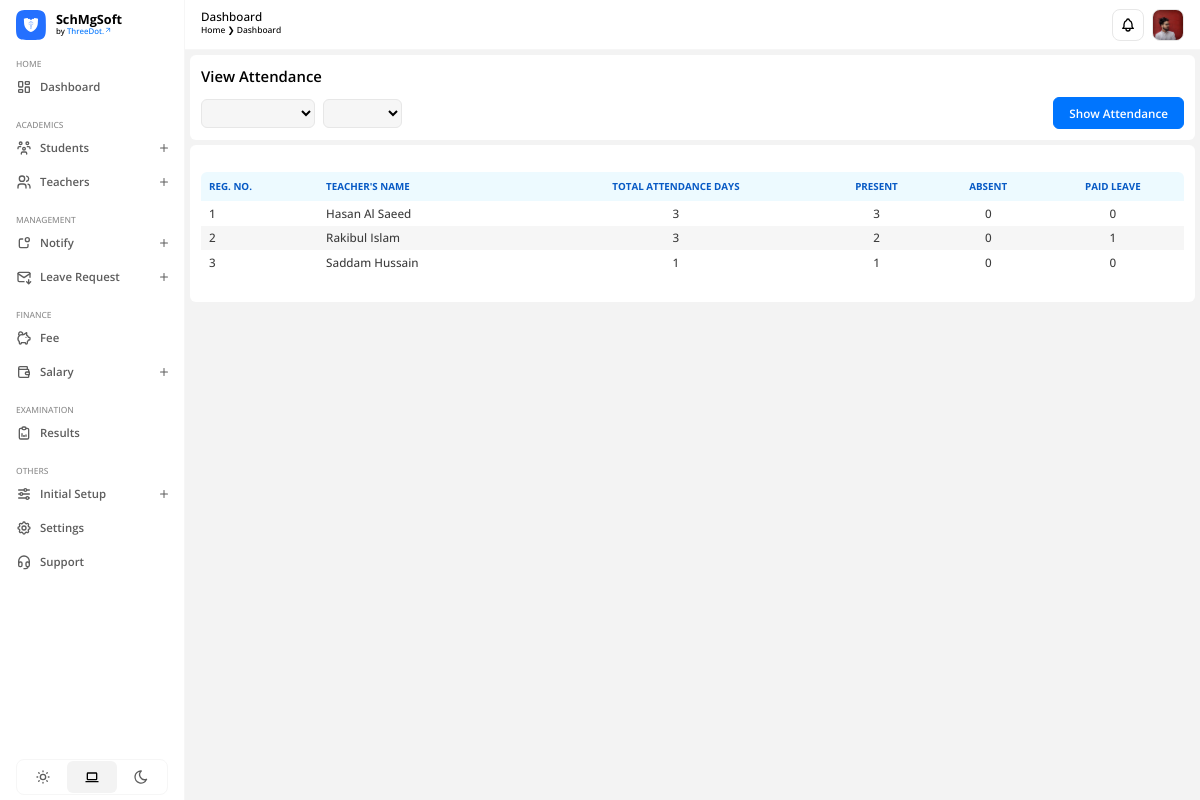
The page /academics/teachers/attendance/view (signed in) on the database its author committed.
### apps/users/models.py (models this page shows)
class CustomUser(AbstractUser):
    USER = (
        (1, 'ADMIN'),
        (2, 'TEACHER'),
        (3, 'STUDENT')
    )
    user_type = models.CharField(choices=USER, max_length=20, default=1)
    profile_pic = models.ImageField(upload_to='profile_pic/', null=True, blank=True)
    city = models.CharField(max_length=200, blank=True)
    country = models.CharField(max_length=200, blank=True)

### apps/academics/models.py (models this page shows, shortened)
class Teacher(models.Model):
    admin = models.OneToOneField(CustomUser, on_delete=models.CASCADE)
    gender = models.CharField(max_length=20)
    dob = models.DateField()
    mobile_number = models.PositiveIntegerField()
    pan_number = models.CharField(max_length=10)
    aadhaar_number = models.PositiveBigIntegerField()
    vill_town = models.CharField(max_length=200)
    post_office = models.CharField(max_length=200)
    police_station = models.CharField(max_length=200)
    district = models.CharField(max_length=200)
    permanent_address = models.CharField(max_length=300)
    state = models.CharField(max_length=200)
    pin = models.PositiveIntegerField()
    tenth_percentage = models.DecimalField(max_digits=4, decimal_places=2)
    twelfth_percentage = models.DecimalField(max_digits=4, decimal_places=2)
    qualification = models.CharField(max_length=500)
    bank_name = models.CharField(max_length=350)
    account_number = models.PositiveIntegerField()
    branch_name = models.CharField(max_length=350)
    ifsc = models.CharField(max_length=100)
    teacher_photo = models.ImageField(upload_to='media/profile_pic')
    cv_resume = models.FileField(upload_to='media/teachers/cv')
    created_at = models.DateTimeField(auto_now_add=True)
    updated_at = models.DateTimeField(auto_now=True)

### apps/academics/views.py (the view)
# urls.py: path('teachers/attendance/view', views.teacher_attendance_view, name='attendance-view'),
@login_required(login_url='/')
def teacher_attendance_view(request):
    current_date = datetime.now()
    month = request.GET.get('month', current_date.month)
    year = request.GET.get('year', current_date.year)
    try:
        month = int(month)
        year = int(year)
    except ValueError:
        month = current_date.month
        year = current_date.year
    attendances = TeacherAttendance.objects.filter(date__month=month, date__year=year)
    months = [
        'January', 'February', 'March', 'April', 'May', 'June',
        'July', 'August', 'September', 'October', 'November', 'December'
    ]
    attendance_summary = defaultdict(lambda: {'total_days': 0, 'present_days': 0, 'absent_days': 0, 'paid_leave_days': 0})
    for attendance in attendances:
        teacher_id = attendance.teacher.id
        attendance_summary[teacher_id]['teacher'] = attendance.teacher
        attendance_summary[teacher_id]['total_days'] += 1
        if attendance.attendance_type == 'PRESENT':
            attendance_summary[teacher_id]['present_days'] += 1
        elif attendance.attendance_type == 'ABSENT':
            attendance_summary[teacher_id]['absent_days'] += 1
        elif attendance.attendance_type == 'PAID LEAVE':
            attendance_summary[teacher_id]['paid_leave_days'] += 1
    context = {
        'attendance_summary': attendance_summary.values(),
        'selected_month': month,
        'selected_year': year,
        'months': list(enumerate(months, 1)),  # List of tuples (index, month name) for the template
        'years': range(2000, current_date.year + 1),  # Year range for the template
    }
    return render(request, 'view-attendance.html', context)

### apps/academics/templates/view-attendance.html (shortened to what this page needs)
{% extends "base.html" %}
{% load static %}
{% block htmlhead %}
<link rel="stylesheet" type="text/css" href="{% static 'css/academics/view-attendance.css' %}" />
{% endblock htmlhead %}
{% block content %}
<div class="page-content">
  <div id="view-attendance">
    <h3>View Attendance</h3>
    <form method="get" action="">
      <div class="form-group">
        <select name="month" id="month">
        </select>
        <select name="year" id="year">
        </select>
      </div>
      <button type="submit">Show Attendance</button>
    </form>
  </div>
  <div id="table-container">
    <table>
      <thead>
        <tr>
          <th>REG. NO.</th>
          <th>TEACHER'S NAME</th>
          <th style="text-align: center">TOTAL ATTENDANCE DAYS</th>
          <th style="text-align: center">PRESENT</th>
          <th style="text-align: center">ABSENT</th>
          <th style="text-align: center">PAID LEAVE</th>
        </tr>
      </thead>
      <tbody>
        {% for summary in attendance_summary %}
        <tr>
          <td>{{ forloop.counter }}</td>
          <td>{{ summary.teacher.admin.first_name }} {{ summary.teacher.admin.last_name }}</td>
          <td style="text-align: center">{{ summary.total_days }}</td>
          <td style="text-align: center">{{ summary.present_days }}</td>
          <td style="text-align: center">{{ summary.absent_days }}</td>
          <td style="text-align: center">{{ summary.paid_leave_days }}</td>
        </tr>
        {% endfor %}
      </tbody>
    </table>
  </div>
</div>
{% endblock %}

### SchMgSoft/templates/header.html (shortened to what this page needs)
{% load static %}
{% block content %}
<header>
  <div class="left">
    <h3>Dashboard</h3>
    <div class="breadcrumb">
      <p>Home &#10095; Dashboard</p>
    </div>
  </div>
  <div class="right">
    <div id="notification-icon">
    </div>
    <div id="profile">
      {% if not user.profile_pic %}
      <img
        src="https://images.unsplash.com/photo-1522075469751-3a6694fb2f61?crop=entropy&cs=srgb&fm=jpg&ixid=M3wzMjM4NDZ8MHwxfHJhbmRvbXx8fHx8fHx8fDE3MjA2ODA4NTB8&ixlib=rb-4.0.3&q=85"
        alt="Profile Photo."
      />
      {% else %}
      <img src="{{ user.profile_pic.url }}" alt="Profile Photo." />
      {% endif %}
    </div>
  </div>
</header>
{% endblock %}
{% block extracss %}
<link rel="stylesheet" type="text/css" href="{% static 'css/header.css' %}" />
{% endblock %}

### SchMgSoft/static/css/style.css (style rules this page uses)
:root { --accent-clr-50: #edfaff; --accent-clr-100: #d6f1ff; --accent-clr-200: #b5e9ff; --accent-clr-300: #83ddff; --accent-clr-400: #48c7ff; --accent-clr-500: #1ea8ff; --accent-clr-600: #0689ff; --accent-clr-700: #0075fe; --accent-clr-800: #085ac5; --accent-clr-900: #0d4e9b; --accent-clr-950: #0e305d; --round-sm: 0.125rem; --round-norm: 0.25rem; --round-md: 0.375rem; --round-lg: 0.5rem; --round-xl: 0.75rem; --round-2xl: 1rem; --round-3xl: 1.5rem; --round-full: 50%; --transition-time: 0.15s; --animation-time: 0.3s; }
*, *:before, *:after { margin: 0; padding: 0; box-sizing: border-box; font-family: 'Open Sans', sans-serif; font-synthesis: none; -webkit-font-smoothing: antialiased; -moz-osx-font-smoothing: grayscale; text-rendering: optimizeLegibility; }
html { scroll-behavior: smooth; }
body { margin: 0; padding: 0; min-width: 100%; min-height: 100vh; font-family: 'Open Sans', sans-serif; font-synthesis: none; -webkit-font-smoothing: antialiased; -moz-osx-font-smoothing: grayscale; text-rendering: optimizeLegibility; overflow: hidden; }
body.light-mode { --text-clr-50: #f6f6f6; --text-clr-100: #e7e7e7; --text-clr-200: #d1d1d1; --text-clr-300: #b0b0b0; --text-clr-400: #9c9c9c; --text-clr-500: #8c8c8c; --text-clr-600: #5d5d5d; --text-clr-700: #4f4f4f; --text-clr-800: #454545; --text-clr-900: #3d3d3d; --text-clr-950: #000000; --bg-clr: #f3f3f3; --bg-component: #ffffff; --bg-icon: #f3f3f3; --bg-blur: rgba(255, 255, 255, 0.3); --border-clr: rgba(0, 0, 0, 0.05); --overlay: linear-gradient(180deg, rgba(0, 0, 0, 0.01), rgba(0, 0, 0, 0.5)); }
p, h1, h2, h3, h4, h5, h6 { padding: 0; margin: 0; }

### SchMgSoft/static/css/academics/view-attendance.css (style rules this page uses)
.page-content { width: 100%; height: 100%; display: flex; flex-direction: column; flex-wrap: wrap; gap: 5px; }
#view-attendance { padding: 11px; width: 100%; display: flex; gap: 11px; display: flex; flex-direction: column; align-items: start; background: var(--bg-component); border-radius: var(--round-md); }
#view-attendance h3 { font-size: 0.931rem; font-weight: 600; text-align: left; color: var(--text-clr-950); }
#view-attendance form { width: 100%; display: flex; align-items: center; justify-content: space-between; }
#view-attendance form .form-group { height: 32px; display: flex; align-items: center; gap: 8px; }
#view-attendance form .form-group select { padding: 5px 15px; outline: none; color: var(--text-clr-950); font-size: 0.731rem; font-weight: 500; text-align: center; background: var(--text-clr-50); border: 1px solid var(--text-clr-100); border-radius: var(--round-md); transition: border-color var(--transition-time) ease-out; }
#view-attendance form button[type='submit'] { padding: 7px 15px; width: fit-content; height: 100%; background: none; border: none; outline: none; cursor: pointer; font-size: 0.731rem; font-weight: 600; text-align: center; border-radius: var(--round-md); background: var(--accent-clr-700); border: 1px solid var(--accent-clr-700); color: #fff; transition: background var(--transition-time) ease-out; }
#table-container { padding: 11px; width: 100%; background: var(--bg-component); border-radius: var(--round-md); }
table { width: 100%; border-collapse: collapse; margin: 1rem 0; }
table th, table td { text-align: left; }
table thead tr:first-child th:first-child { border-top-left-radius: var(--round-md); }
table thead tr:first-child th:last-child { border-top-right-radius: var(--round-md); }
table tbody tr:last-child td:first-child { border-bottom-left-radius: var(--round-md); }
table tbody tr:last-child td:last-child { border-bottom-right-radius: var(--round-md); }
table tbody tr:nth-child(even) { background: var(--text-clr-50); }
table th { padding: 0.5rem; font-size: 0.613rem; font-weight: 700; color: var(--accent-clr-800); background-color: var(--accent-clr-50); }
table td { padding: 0.3rem 0.5rem; font-size: 0.731rem; font-weight: 500; color: var(--text-clr-900); }

### rows shown on the page
CustomUser: profile_pic (picture)
Teacher: teacher.admin.first_name "Hasan", teacher.admin.last_name "Al Saeed", total_days "3", present_days "3", absent_days "0", paid_leave_days "0"
Teacher: teacher.admin.first_name "Rakibul", teacher.admin.last_name "Islam", total_days "3", present_days "2", absent_days "0", paid_leave_days "1"
Teacher: teacher.admin.first_name "Saddam", teacher.admin.last_name "Hussain", total_days "1", present_days "1", absent_days "0", paid_leave_days "0"
